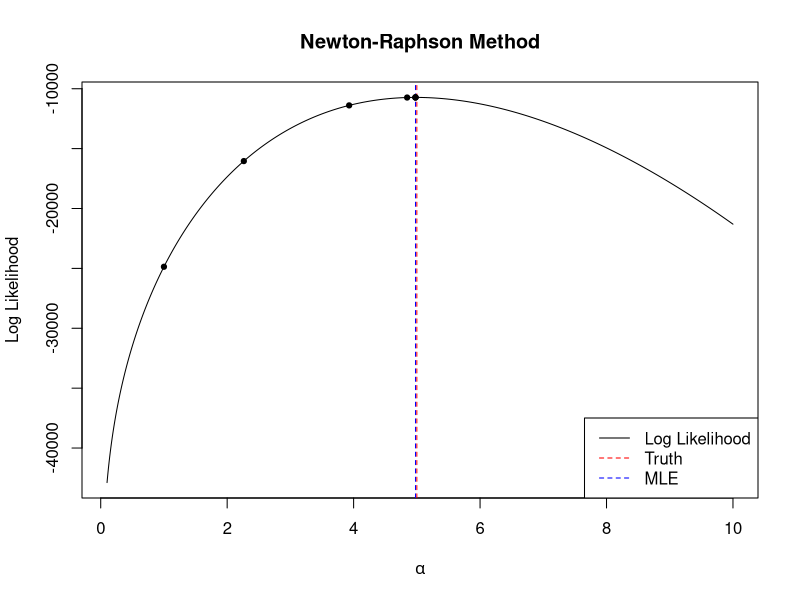

This chart was generated by the following R code:
rm(list = ls())

# Generate Gamma data
set.seed(123)
x=rgamma(5000, shape = 5, scale = 1)
n=length(x)

# Log-likelihood function
LL=function(a){(a-1)*sum(log(x))-sum(x)-n*lgamma(a)}

# Newton-Raphson
a=1.0
tol=10^(-6)
iter=c(a)

repeat
{
  score=sum(log(x))-n*digamma(a)
  hess=-n*trigamma(a)
  a.new=a-score/hess
  iter=c(iter,a.new)
  if(abs(a.new - a)<tol) break
  a=a.new
}
MLE=a.new;MLE

# Values for likelihood curve
A=seq(0.1, 10, 0.01)
L=sapply(A, LL)

# Plot
plot(A,L,
     type="l",lwd = 1,
     xlab = expression(alpha),
     ylab="Log Likelihood",
     main="Newton-Raphson Method")

# True value
abline(v=5,col="red",lty = 2)

# MLE
abline(v=MLE,col="blue",lty = 2)

# Newton-Raphson iterations
points(iter,sapply(iter,LL),pch=19,cex=0.7)

# Legend
legend("bottomright",
       legend=c("Log Likelihood","Truth","MLE"),
       lty=c(1,2,2),
       col=c("black","red","blue"))
